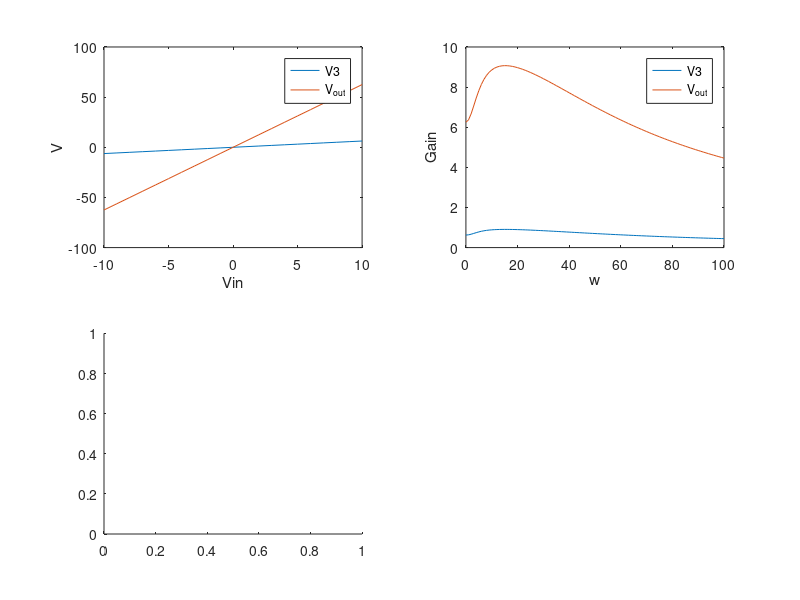

The MATLAB script that drew this image: (Note: this script raises an error after producing the figure.)
% PA7
% Parameters
R1 = 1; G1 = 1/R1;
C1 = 0.25;
R2 = 2; G2 = 1/R2;
L = 0.2;
R3 = 10; G3 = 1/R3;
alpha = 100;
R4 = 0.1; G4 = 1/R4;
R0 = 1000; G0 = 1/R0;
w = linspace(0,100);

%F = [V1; V2; V3; V4; V0; Is; Is2; IL]

% G matrix
G = [1 0 0 0 0 0 0 0;
    G1 -G1 0 0 0 -1 0 0 ;
    G1 -G1-G2 0 0 0 0 0 -1;
    0 0 -G3 0 0 0 0 1;
    0 1 -1 0 0 0 0 0;
    0 0 0 G4 -G4 0 1 0;
    0 0  -alpha*G3 1 0 0 0 0;
    0 0 0 -G4 G4-G0 0 0 0];

% C matrix
C = [0 0 0 0 0 0 0 0 ;
     C1 -C1 0 0 0 0 0 0;          
     C1 -C1 0 0 0 0 0 0;
     0 0 0 0 0 0 0 0 ;
     0 0 0 0 0 0 0 L;
     0 0 0 0 0 0 0 0;
     0 0 0 0 0 0 0 0;
     0 0 0 0 0 0 0 0];

%A = G + 1i*x*C;

%F = [Vin; 0; 0; 0; 0; 0; 0; 0];
Fw = [1; 0; 0; 0; 0; 0; 0; 0];

% Plot 1
i = 1;
for Vin = -10:10
    F = [Vin; 0; 0; 0; 0; 0; 0; 0];
    x = inv(G)*F;

    y_v3(i) = x(3);
    y_v5(i) = x(5);

    i = i+1;

end

% Plot 2
j = 1;
for w = 0:100
    Vin = 1;

    F = [Vin; 0; 0; 0; 0; 0; 0; 0];
    A = G + 1i*w*C;

    x = inv(A)*F;

    gain_3(j) = abs(x(3)/Vin);
    gain_0(j) = abs(x(5)/Vin);

    j = j + 1;
end

% MC
C_rand = 0.05*randn(1000)+0.25;

for i = 1:size(C_rand)
    Vin = 1;
    w = 3*pi;
    F = [Vin; 0; 0; 0; 0; 0; 0; 0];

    C_ran = [0 0 0 0 0 0 0 0 ;
             C_rand(i) -C_rand(i) 0 0 0 0 0 0;
             C_rand(i) -C_rand(i) 0 0 0 0 0 0;
             0 0 0 0 0 0 0 0;
             0 0 0 0 0 0 0 0;
             0 0 0 0 0 0 0 0;
             0 0 0 0 0 0 0 0;
             0 0 0 0 0 0 0 0];

    A = G + 1i*w*C_ran;
    x = inv(A)*F;

    gain_C(i) = abs(x(5)/Vin);
end

Vin = -10:10;
w = 0:100;

figure()
subplot(2,2,1)
plot(Vin,y_v3);hold on
plot(Vin,y_v5);hold off
xlabel('Vin')
ylabel('V')
legend('V3','V_{out}')

subplot(2,2,2)
plot(w,gain_3);hold on
plot(w,gain_0);hold off
xlabel('w')
ylabel('Gain')
legend('V3','V_{out}')

subplot(2,2,3)
histogram(C_rand);
xlabel('C')
ylabel('#')

subplot(2,2,4)
histogram(gain_C);
xlabel('gain')
ylabel('#')